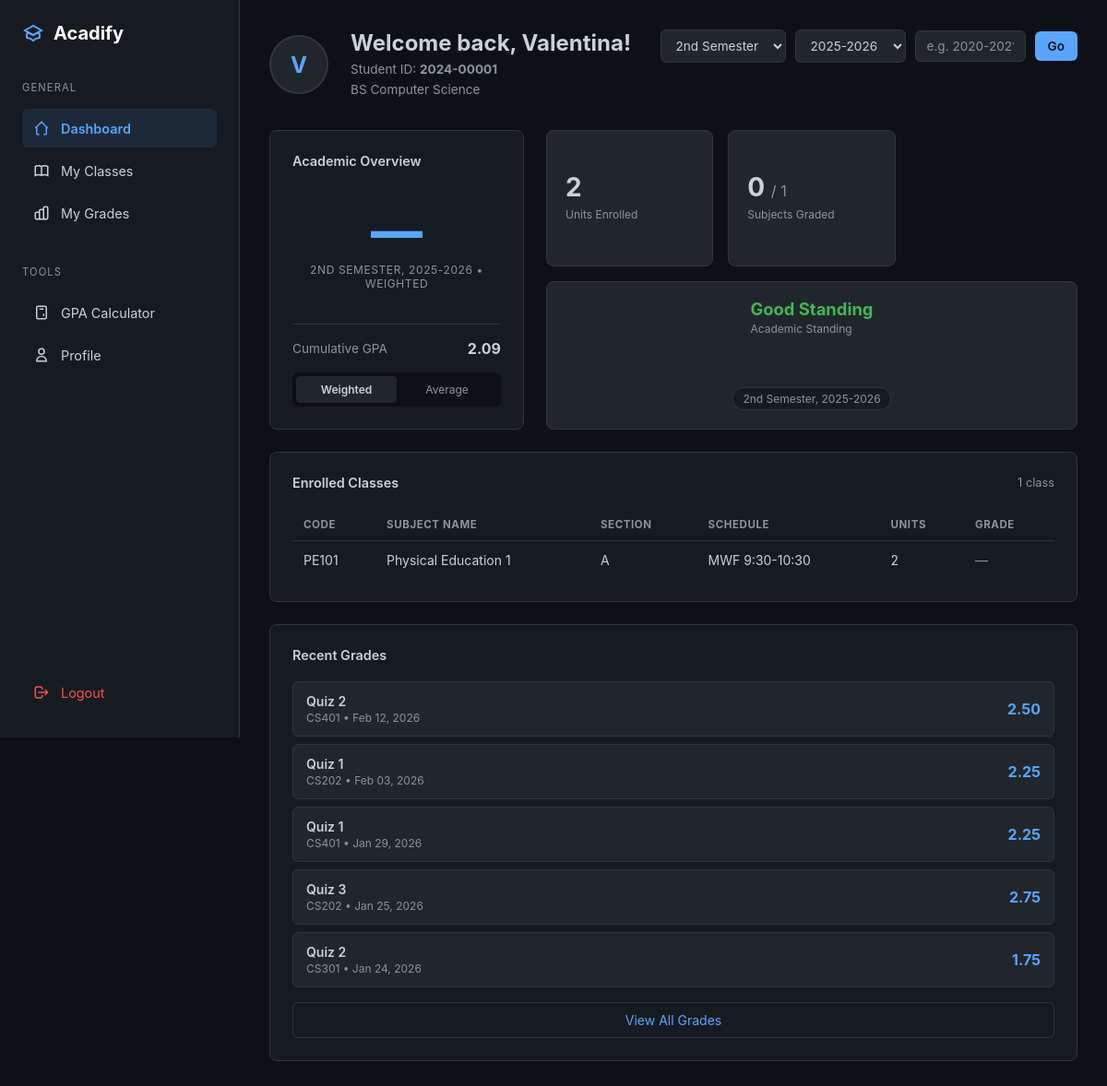
Page /student/dashboard (signed in) on the earlier database version.
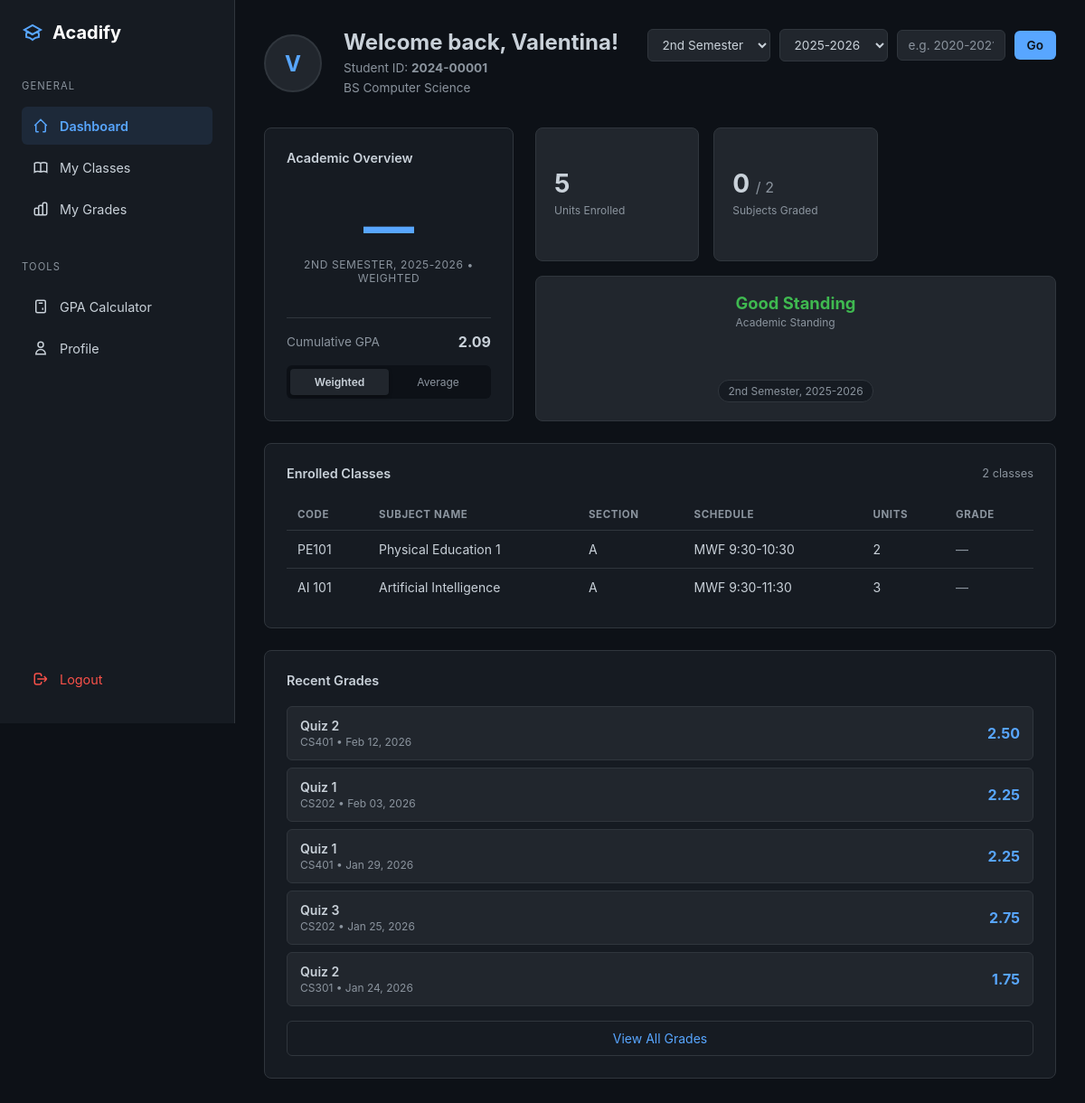
Same page on the later database version.
### models.py (models this page shows, shortened)
class Class(db.Model):
    __tablename__ = 'class'
    id = db.Column(db.Integer, primary_key=True)
    subject_id = db.Column(db.Integer, db.ForeignKey('subject.id'), nullable=True)
    subject_name = db.Column(db.String(200), nullable=True)
    subject_code = db.Column(db.String(20), nullable=True)
    units = db.Column(db.Integer, nullable=True)
    teacher_id = db.Column(db.Integer, db.ForeignKey('teacher.id'), nullable=False)
    section = db.Column(db.String(20), nullable=True)
    schedule = db.Column(db.String(100), nullable=True)
    room = db.Column(db.String(50), nullable=True)
    school_year = db.Column(db.String(20), nullable=False)
    semester = db.Column(db.String(20), nullable=False)
    max_students = db.Column(db.Integer, default=40)
    grading_formula = db.Column(db.Text, nullable=True)
    grade_conversion_table = db.Column(db.Text, nullable=True)
    department = db.Column(db.String(100), nullable=True)
    program = db.Column(db.String(100), nullable=True)
    year_level = db.Column(db.String(20), nullable=True)
    created_at = db.Column(db.DateTime, default=datetime.utcnow)
    enrollments = db.relationship('Enrollment', backref='class_', lazy='dynamic', cascade='all, delete-orphan')
    tests = db.relationship('Test', backref='class_', lazy='dynamic', cascade='all, delete-orphan')
    @property
    def effective_subject_name(self):
        if self.subject_name:
            return self.subject_name
        elif self.subject_id and self.subject:
            return self.subject.name
        return "Unnamed Subject"
    @property
    def effective_subject_code(self):
        if self.subject_code:
            return self.subject_code
        elif self.subject_id and self.subject:
            return self.subject.code
        return "N/A"
    @property
    def effective_units(self):
        if self.units is not None:
            return self.units
        elif self.subject_id and self.subject:
            return self.subject.units
        return 3  # Default
    @property
    def is_major_subject(self):
        if self.subject_id and self.subject:
            return self.subject.is_major_subject
        return True

class Subject(db.Model):
    __tablename__ = 'subject'
    id = db.Column(db.Integer, primary_key=True)
    code = db.Column(db.String(20), unique=True, nullable=False, index=True)  # "MATH101"
    name = db.Column(db.String(200), nullable=False)  # "Mathematics 101"
    description = db.Column(db.Text, nullable=True)
    units = db.Column(db.Integer, nullable=False, default=3)
    is_major_subject = db.Column(db.Boolean, default=True)  # For GPA calculation filtering
    grading_formula = db.Column(db.Text, nullable=True)  # JSON string
    grade_conversion = db.Column(db.Text, nullable=True)  # JSON string
    created_at = db.Column(db.DateTime, default=datetime.utcnow)
    classes = db.relationship('Class', backref='subject', lazy='dynamic')

class Grade(db.Model):
    __tablename__ = 'grade'
    id = db.Column(db.Integer, primary_key=True)
    test_id = db.Column(db.Integer, db.ForeignKey('test.id'), nullable=False)
    student_id = db.Column(db.Integer, db.ForeignKey('student.id'), nullable=False, index=True)
    component_scores = db.Column(db.Text, nullable=True)
    raw_score = db.Column(db.Float, nullable=True)
    max_score = db.Column(db.Float, nullable=True)
    calculated_percentage = db.Column(db.Float, nullable=True)  # Raw percentage (0-100)
    calculated_grade = db.Column(db.Float, nullable=True)  # Converted PH grade (1.0-5.0)
    is_overridden = db.Column(db.Boolean, default=False)
    override_grade = db.Column(db.Float, nullable=True)
    override_reason = db.Column(db.Text, nullable=True)
    final_grade = db.Column(db.Float, nullable=True)
    graded_by = db.Column(db.Integer, db.ForeignKey('teacher.id'), nullable=True)
    graded_at = db.Column(db.DateTime, nullable=True)
    created_at = db.Column(db.DateTime, default=datetime.utcnow)
    updated_at = db.Column(db.DateTime, default=datetime.utcnow, onupdate=datetime.utcnow)

class Test(db.Model):
    __tablename__ = 'test'
    id         = db.Column(db.Integer, primary_key=True)
    class_id   = db.Column(db.Integer, db.ForeignKey('class.id'), nullable=False)
    title      = db.Column(db.String(200), nullable=False)
    description = db.Column(db.Text, nullable=True)
    test_date  = db.Column(db.Date, nullable=True)
    created_at = db.Column(db.DateTime, default=datetime.utcnow)
    term_tag      = db.Column(db.String(50),  nullable=True, index=True)
    component_tag = db.Column(db.String(100), nullable=True)
    grades = db.relationship(
        'Grade', backref='test', lazy='dynamic', cascade='all, delete-orphan'
    )

### blueprints/student/routes.py (the view)
@student_bp.route('/dashboard')
@student_required
def dashboard():
    student = current_user.student_profile
    current_school_year = Config.get_current_school_year()
    current_semester = Config.get_current_semester()
    selected_year = request.args.get('year')
    selected_semester = request.args.get('semester')
    if not selected_year or selected_year == 'all':
        selected_year = current_school_year
    if not selected_semester or selected_semester == 'all':
        selected_semester = current_semester
    from datetime import datetime as dt
    all_enrollments = Enrollment.query.filter_by(
        student_id=student.id
    ).join(Class).with_entities(Class.school_year).distinct().all()
    actual_years = set(row.school_year for row in all_enrollments)
    current_year_num = dt.now().year
    buffer_years = {f"{y}-{y+1}" for y in range(current_year_num - 3, current_year_num + 2)}
    available_years = sorted(list(actual_years | buffer_years), reverse=True)
    enrollments = Enrollment.query.filter_by(
        student_id=student.id
    ).join(Class).filter(
        Class.school_year == selected_year,
        Class.semester == selected_semester
    ).all()
    enrolled_classes = [e.class_ for e in enrollments]
    enrollment_map = {e.class_id: e for e in enrollments}
    recent_grades = Grade.query.filter_by(student_id=student.id)\
        .filter(Grade.final_grade.isnot(None))\
        .join(Test)\
        .join(Class)\
        .order_by(Grade.graded_at.desc())\
        .limit(5)\
        .all()
    semester_gpa_weighted = student.get_semester_gpa(
        selected_year, selected_semester, 'weighted'
    )
    semester_gpa_simple = student.get_semester_gpa(
        selected_year, selected_semester, 'simple'
    )
    cumulative_gpa = student.get_cumulative_gpa('weighted')
    total_units = sum(cls.effective_units for cls in enrolled_classes)
    graded_count = sum(1 for e in enrollments if e.final_grade is not None)
    total_count = len(enrollments)
    if cumulative_gpa:
        if cumulative_gpa <= 1.75:
            academic_standing = "Dean's Lister"
            standing_color = "var(--success-green)"
        elif cumulative_gpa <= 2.5:
            academic_standing = "Good Standing"
            standing_color = "var(--success-green)"
        elif cumulative_gpa <= 3.0:
            academic_standing = "Satisfactory"
            standing_color = "var(--text-main)"
        else:
            academic_standing = "Probation"
            standing_color = "var(--danger-red)"
    else:
        academic_standing = "Good Standing"
        standing_color = "var(--text-main)"
    return render_template(
        'student/dashboard.html',
        student=student,
        enrolled_classes=enrolled_classes,
        enrollment_map=enrollment_map,
        recent_grades=recent_grades,
        semester_gpa_weighted=semester_gpa_weighted,
        semester_gpa_simple=semester_gpa_simple,
        cumulative_gpa=cumulative_gpa,
        total_units=total_units,
        graded_count=graded_count,
        total_count=total_count,
        academic_standing=academic_standing,
        standing_color=standing_color,
        available_years=available_years,
        selected_year=selected_year,
        selected_semester=selected_semester,
        current_school_year=current_school_year,
        current_semester=current_semester
    )

### app.py (called while the page is built)
def create_app(config_name='development'):
    app = Flask(__name__)
    app.config.from_object(config[config_name])
    db.init_app(app)
    migrate.init_app(app, db)
    login_manager.init_app(app)
    bcrypt.init_app(app)
    login_manager.login_view = 'auth.login'  # Redirect to login page if not authenticated
    login_manager.login_message = 'Please log in to access this page.'
    login_manager.login_message_category = 'info'
    @login_manager.user_loader
    def load_user(user_id):
        from models import User
        return User.query.get(int(user_id))
    register_blueprints(app)
    register_error_handlers(app)
    with app.app_context():
        import models
    return app

### blueprints/student/routes.py (called while the page is built)
def student_required(f):
    from functools import wraps
    @wraps(f)
    @login_required
    def decorated_function(*args, **kwargs):
        if current_user.role != 'student':
            flash('Access denied. Students only.', 'danger')
            return redirect(url_for('index'))
        return f(*args, **kwargs)
    return decorated_function

### templates/student/dashboard.html (shortened to what the changed rows need)
<!DOCTYPE html>
<html lang="en">
<head>
    <link rel="stylesheet" href="{{ url_for('static', filename='responsive.css') }}">
</head>
<body>
    <main class="main-content">
        <div class="header-section">
            <div class="student-profile">
                <div class="welcome-msg">
                    <h1>Welcome back, {{ student.first_name }}!</h1>
                </div>
            </div>
        </div>
        <div class="dashboard-grid">
            <div class="quick-stats">
                <div class="stat-card">
                    <div class="stat-val">{{ total_units }}</div>
                    <div class="stat-desc">Units Enrolled</div>
                </div>
                <div class="stat-card">
                    <div class="stat-val">
                        <span>{{ graded_count }}</span>
                        <span style="font-size: 1rem; color: var(--text-dim); font-weight: 400;"> / {{ total_count }}</span>
                    </div>
                </div>
            </div>
            <div class="card classes-card">
                <div class="card-header">
                    <div class="card-title" style="margin-bottom: 0;">Enrolled Classes</div>
                    <span class="card-header-count">{{ enrolled_classes | length }} class{{ 'es' if enrolled_classes | length != 1 else '' }}</span>
                </div>
                {% if enrolled_classes %}
                <table>
                    <thead>
                        <tr>
                            <th>Code</th>
                            <th>Subject Name</th>
                            <th>Section</th>
                            <th>Schedule</th>
                            <th>Units</th>
                            <th>Grade</th>
                        </tr>
                    </thead>
                    <tbody>
                        {% for cls in enrolled_classes %}
                        {% set enrollment = enrollment_map.get(cls.id) %}
                        <tr>
                            <td>{{ cls.effective_subject_code }}</td>
                            <td>{{ cls.effective_subject_name }}</td>
                            <td>{{ cls.section if cls.section else '—' }}</td>
                            <td>{{ cls.schedule if cls.schedule else '—' }}</td>
                            <td>{{ cls.effective_units }}</td>
                            <td>
                                {% if enrollment and enrollment.final_grade is not none %}
                                    {% set g = enrollment.final_grade %}
                                    <span class="grade-pill {% if g <= 3.0 %}passing{% else %}failing{% endif %}">
                                        {{ "%.2f"|format(g) }}
                                    </span>
                                {% else %}
                                    <span style="color: var(--text-dim);">—</span>
                                {% endif %}
                            </td>
                        </tr>
                        {% endfor %}
                    </tbody>
                </table>
                {% else %}
                <div class="empty-state">
                    <p>No classes enrolled for {{ selected_semester }}, {{ selected_year }}.</p>
                    <p>Contact your registrar to enroll in classes.</p>
                </div>
                {% endif %}
            </div>
            <div class="card recent-grades">
                {% if recent_grades %}
                <div class="grade-list">
                    {% for grade in recent_grades %}
                    {% if grade.test and grade.test.class_ %}
                    <div class="grade-item">
                        <div>
                            <div class="grade-item-title">{{ grade.test.title }}</div>
                            <div class="grade-item-meta">
                                {{ grade.test.class_.effective_subject_code }}
                                &bull;
                                {{ grade.graded_at.strftime('%b %d, %Y') if grade.graded_at else 'Not dated' }}
                            </div>
                        </div>
                        <div class="grade-item-score">
                            {{ "%.2f"|format(grade.final_grade) if grade.final_grade is not none else "—" }}
                        </div>
                    </div>
                    {% endif %}
                    {% endfor %}
                </div>
                {% else %}
                <div class="empty-state">
                    <p>No grades available yet.</p>
                </div>
                {% endif %}
            </div>
        </div>
    </main>
</body>
</html>

Differences in the rows shown:
now on this page (row edited): Class: effective_subject_code "AI 101", effective_subject_name "Artificial Intelligence", section "A", schedule "MWF 9:30-11:30", effective_units "3"
Other differences:
{{ total_units }}: "2" → "5"
{{ total_count }}: "1" → "2"
{{ enrolled_classes | length }}: "1" → "2"
{{ 'es' if enrolled_classes | length != 1 else '' }}: (not shown) → "es"
